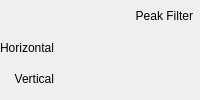
          <widget class="QFrame" name="fore_peak_filter_frame">
           <property name="styleSheet">
            <string notr="true">#fore_peak_filter_frame{
	border-image: url(:/icons/images/alias_background.png);
}</string>
           </property>
           <layout class="QGridLayout" name="gridLayout_3" columnstretch="1,4">
            <property name="leftMargin">
             <number>0</number>
            </property>
            <property name="topMargin">
             <number>0</number>
            </property>
            <property name="rightMargin">
             <number>7</number>
            </property>
            <property name="bottomMargin">
             <number>5</number>
            </property>
            <property name="horizontalSpacing">
             <number>18</number>
            </property>
            <property name="verticalSpacing">
             <number>0</number>
            </property>
            <item row="0" column="0">
             <spacer name="horizontalSpacer_3">
              <property name="orientation">
               <enum>Qt::Horizontal</enum>
              </property>
              <property name="sizeHint" stdset="0">
               <size>
                <width>40</width>
                <height>20</height>
               </size>
              </property>
             </spacer>
            </item>
            <item row="0" column="1">
             <widget class="QLabel" name="label_16">
              <property name="text">
               <string>Peak Filter</string>
              </property>
              <property name="alignment">
               <set>Qt::AlignRight|Qt::AlignTrailing|Qt::AlignVCenter</set>
              </property>
             </widget>
            </item>
            <item row="1" column="0">
             <widget class="QLabel" name="label_13">
              <property name="text">
               <string>Horizontal</string>
              </property>
              <property name="alignment">
               <set>Qt::AlignRight|Qt::AlignTrailing|Qt::AlignVCenter</set>
              </property>
             </widget>
            </item>
            <item row="2" column="0">
             <widget class="QLabel" name="label_14">
              <property name="text">
               <string>Vertical</string>
              </property>
              <property name="alignment">
               <set>Qt::AlignRight|Qt::AlignTrailing|Qt::AlignVCenter</set>
              </property>
             </widget>
            </item>
            <item row="1" column="1">
             <widget class="SingleSliderWithSpinbox" name="widget_fore_peak_hori" native="true"/>
            </item>
            <item row="2" column="1">
             <widget class="SingleSliderWithSpinbox" name="widget_fore_peak_verti" native="true"/>
            </item>
           </layout>
          </widget>
